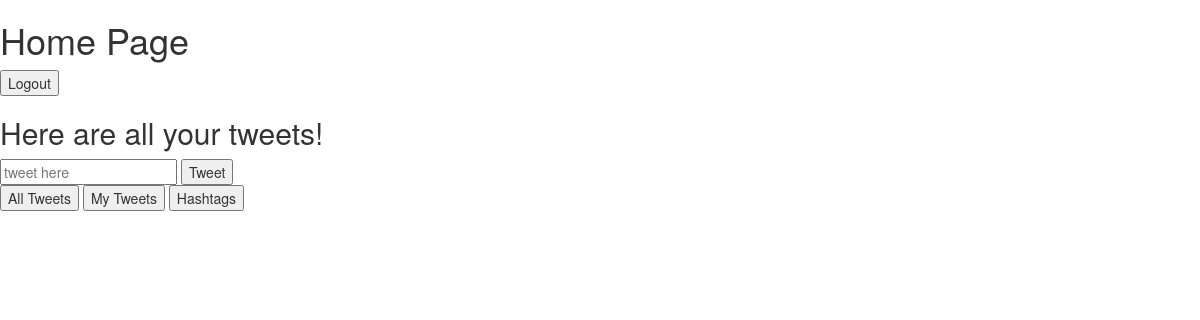
Before: /core/ (signed in) with the older database file.
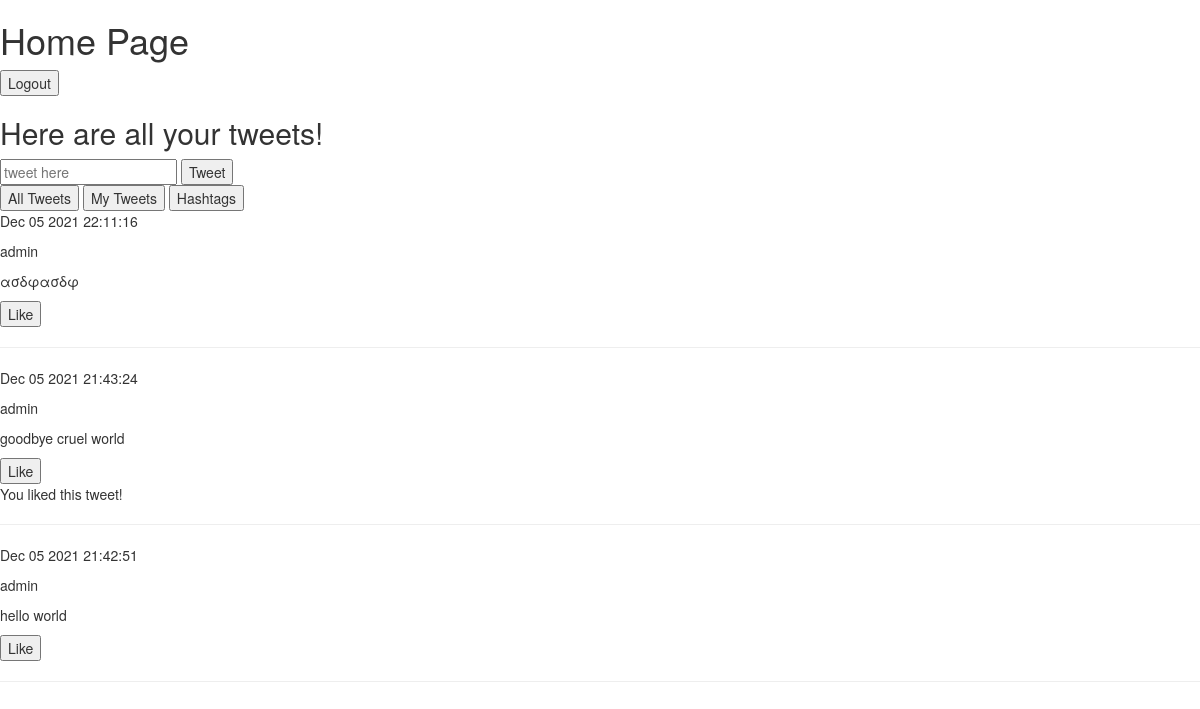
After: the same page with the newer database file.
### core/models.py (models this page shows, shortened)
class Tweet(models.Model):
    created_at = models.DateTimeField(auto_now_add=True)
    author = models.ForeignKey(
        User, related_name="User", on_delete=models.CASCADE, null=True
    )
    body = models.CharField(max_length=280, blank=False)
    liked_by = models.ManyToManyField(User, through="Like")
    def get_datetime(self):
        return self.created_at.strftime("%b %d %Y %H:%M:%S")

### core/views.py (the view, shortened to what this page needs)
# urls.py: path("", home, name="home"),
def home(request):
    if request.user.is_authenticated:
        tweets = Tweet.objects.all().order_by("-created_at")
        context = {
            "title": "Home",
            "tweets": tweets
            if (request.GET.get("filter") == "all")
            else tweets.filter(author=request.user),
        }
        return render(request, "core/home.html", context)
    return redirect(reverse("login"))

### core/templates/core/home.html (shortened to what this page needs)
{% extends "base.html" %}
{% block content %}
<h1>Home Page</h1>
<form method="GET" action="/core/logout">
    <input type="submit" value="Logout">
</form>
<h2>Here are all your tweets!</h2>
<form method="POST" action="/core/">
    <input type="text" name="body" required placeholder="tweet here" minlength="1" maxlength="280">
    <button type="submit">Tweet</button>
</form>
<form method="GET" action="/core">
    <button type="submit" name="filter" value="all">All Tweets</button>
    <button type="submit" name="filter" value="user">My Tweets</button>
    <button type="submit" formaction="/core/hashtag">Hashtags</button>
</form>
{% for tweet in tweets %}
    <p>{{ tweet.get_datetime }}</p>
    <p>{{ tweet.author }}</p>
    <p>{{ tweet.body }}</p>
    <form method="POST">
        <button type="submit" name="like" value="{{ tweet.id }}">Like</button>
    </form>
    {% if request.user in tweet.liked_by.all %}
        <p>You liked this tweet!</p>
    {% endif %}
    <hr>
{% endfor %}
{% endblock %}

### templates/base.html (shortened to what this page needs)
<!DOCTYPE html>
<html lang="en">
<head>
    <link rel="stylesheet" href="https://stackpath.bootstrapcdn.com/bootstrap/3.4.1/css/bootstrap.min.css">
    <link rel="stylesheet" href="https://stackpath.bootstrapcdn.com/bootstrap/3.4.1/css/bootstrap-theme.min.css">
</head>
<body>
    <div id="content">
        {% block content %}{% endblock %}
    </div>
</body>
</html>

Changed rows visible on the page:
added Tweet: get_datetime "Dec 05 2021 22:11:16", author "admin", body "ασδφασδφ", {{ tweet.id }} 3 (drawn)
added Tweet: get_datetime "Dec 05 2021 21:43:24", author "admin", body "goodbye cruel world", {{ tweet.id }} 2 (drawn), shows "You liked this tweet!"
added Tweet: get_datetime "Dec 05 2021 21:42:51", author "admin", body "hello world", {{ tweet.id }} 1 (drawn)
